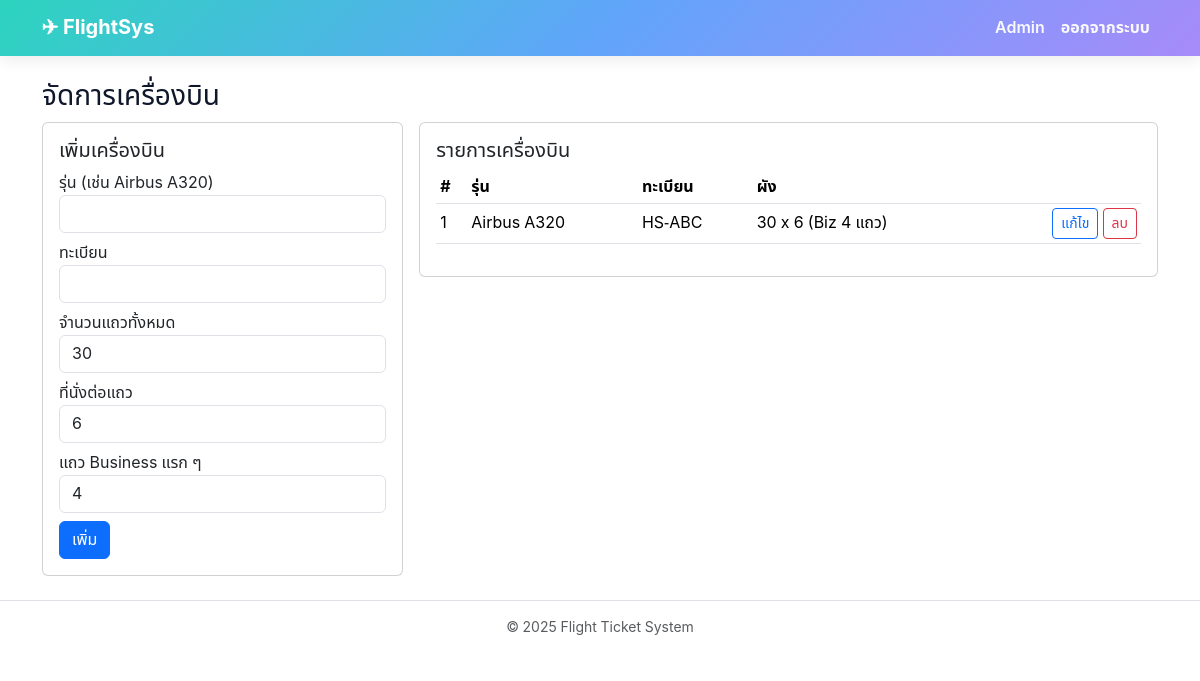
Screenshot of /admin/aircrafts.php (signed in) with the database file from the repository.
### tables this page shows
CREATE TABLE aircrafts (
  id INT AUTO_INCREMENT PRIMARY KEY,
  model VARCHAR(80) NOT NULL,
  registration VARCHAR(30) UNIQUE,
  seat_rows INT NOT NULL,
  seats_per_row INT NOT NULL,
  business_rows INT DEFAULT 0             
);

### admin/aircrafts.php (the view, shortened to what this page needs)
<?php
require_once __DIR__.'/../config/db.php';
$mode='create'; $edit=null;
$rows=$pdo->query("SELECT * FROM aircrafts ORDER BY id DESC")->fetchAll();
require_once __DIR__.'/../includes/header.php';
?>
<h3>จัดการเครื่องบิน</h3>
<div class="row g-3">
  <div class="col-md-4">
    <div class="card"><div class="card-body">
      <h5><?= $mode==='create'?'เพิ่มเครื่องบิน':'แก้ไขเครื่องบิน' ?></h5>
      <form method="post">
        <div class="mb-2"><label>รุ่น (เช่น Airbus A320)</label><input class="form-control" name="model" required value="<?= $edit['model'] ?? '' ?>"></div>
        <div class="mb-2"><label>ทะเบียน</label><input class="form-control" name="registration" value="<?= $edit['registration'] ?? '' ?>"></div>
        <div class="mb-2"><label>จำนวนแถวทั้งหมด</label><input type="number" class="form-control" name="seat_rows" required value="<?= $edit['seat_rows'] ?? 30 ?>"></div>
        <div class="mb-2"><label>ที่นั่งต่อแถว</label><input type="number" class="form-control" name="seats_per_row" required value="<?= $edit['seats_per_row'] ?? 6 ?>"></div>
        <div class="mb-2"><label>แถว Business แรก ๆ</label><input type="number" class="form-control" name="business_rows" value="<?= $edit['business_rows'] ?? 4 ?>"></div>
        <button class="btn btn-primary"><?= $mode==='create'?'เพิ่ม':'บันทึก' ?></button>
      </form>
    </div></div>
  </div>
  <div class="col-md-8">
    <div class="card"><div class="card-body">
      <h5>รายการเครื่องบิน</h5>
      <table class="table table-sm align-middle">
        <thead><tr><th>#</th><th>รุ่น</th><th>ทะเบียน</th><th>ผัง</th><th></th></tr></thead>
        <tbody>
        <?php foreach($rows as $r): ?>
          <tr>
            <td><?= $r['id'] ?></td>
            <td><?= htmlspecialchars($r['model']) ?></td>
            <td><?= htmlspecialchars($r['registration']) ?></td>
            <td><?= $r['seat_rows'] ?> x <?= $r['seats_per_row'] ?> (Biz <?= (int)$r['business_rows'] ?> แถว)</td>
            <td class="text-end">
              <a class="btn btn-sm btn-outline-primary" href="?edit=<?= $r['id'] ?>">แก้ไข</a>
              <form method="post" class="d-inline" onsubmit="return confirm('ลบเครื่องบินนี้?')">
                <button class="btn btn-sm btn-outline-danger">ลบ</button>
              </form>
            </td>
          </tr>
        <?php endforeach; ?>
        </tbody>
      </table>
    </div></div>
  </div>
</div>
<?php require_once __DIR__.'/../includes/footer.php'; ?>

### assets/css/style.css (style rules this page uses)
:root { --brand:#2563eb; --gradient: linear-gradient(135deg,#2dd4bf 0%, #60a5fa 50%, #a78bfa 100%); }
body { font-family: "Noto Sans Thai","Inter",system-ui,-apple-system,"Segoe UI",Roboto,"Helvetica Neue",Arial,"Noto Sans",sans-serif; color:#0f172a; }

### rows the page displays
aircrafts: id "1", model "Airbus A320", registration "HS-ABC", seat_rows "30", seats_per_row "6", business_rows "4"
